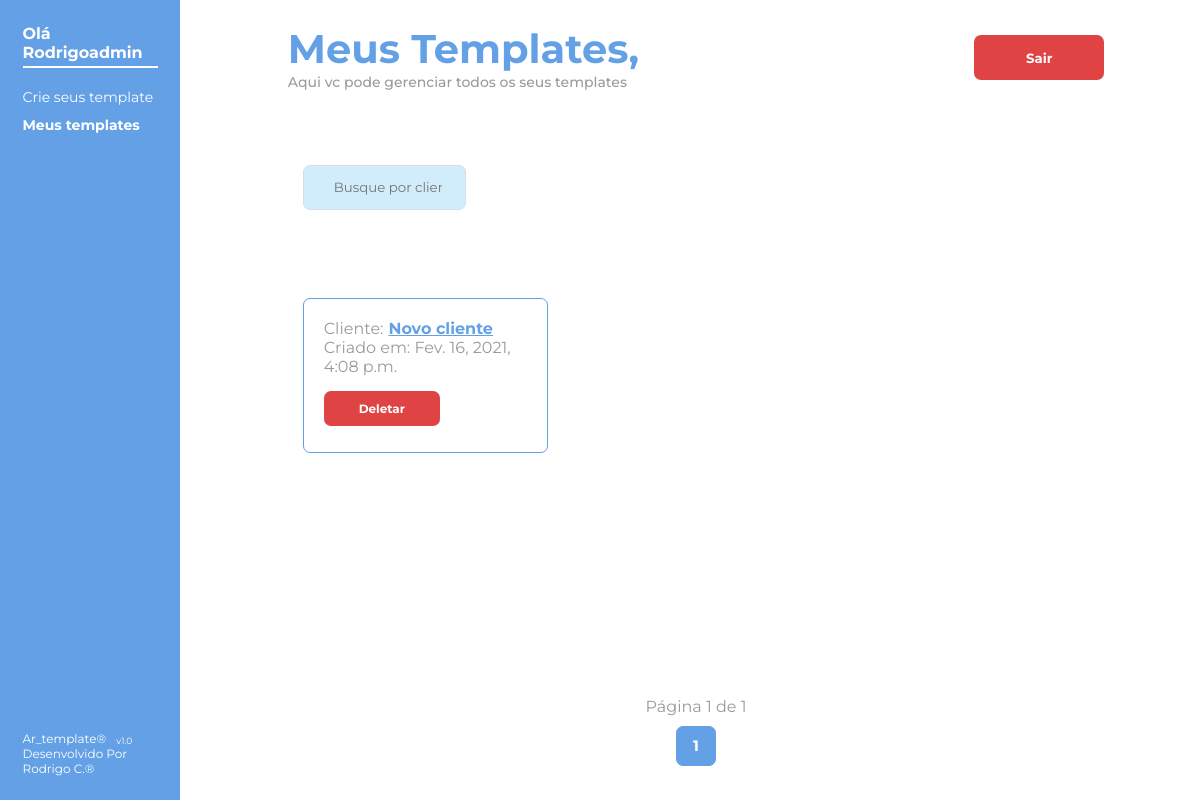
Before: /meus_templates/ (signed in) with the older database file.
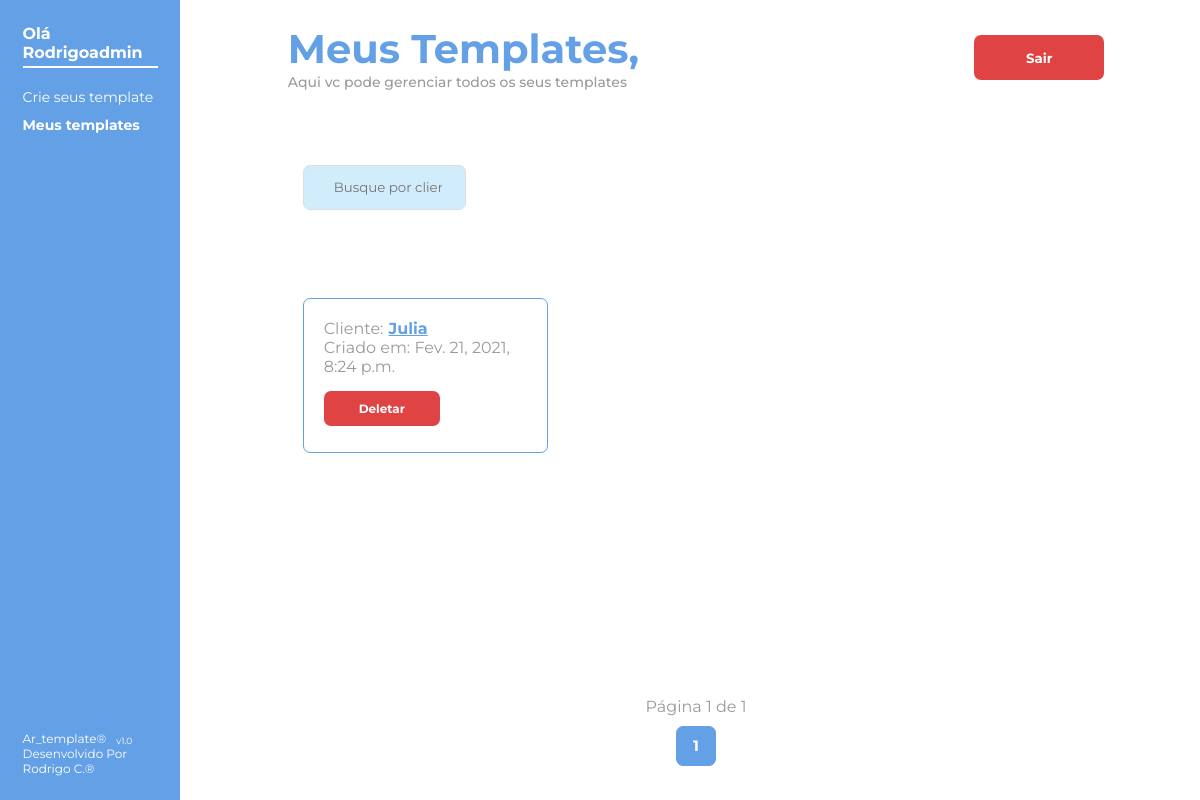
After: the same page with the newer database file.
### criador_de_template/models.py (models this page shows, shortened)
class Cliente(models.Model):
    usuario = models.ForeignKey(AUTH_USER_MODEL, on_delete=models.CASCADE)
    cliente = models.CharField(max_length=50, null=False, primary_key=True, blank=False)
    criacao = models.DateTimeField(auto_now=True)

### administracao_clientes/views.py (the view)
@login_required
def meus_templates(request):
    termo_buscado = request.GET.get('pesquisa', None)
    if termo_buscado:
        usuario = Usuario.objects.get(username=request.user)
        lista_de_clientes = usuario.cliente_set.filter(cliente__icontains=termo_buscado).order_by('-criacao')
        paginador = Paginator(lista_de_clientes, 6)
        pagina = request.GET.get('page')
        clientes = paginador.get_page(pagina)
    else:
        usuario = Usuario.objects.get(username=request.user)
        lista_de_clientes = usuario.cliente_set.all().order_by('-criacao')
        paginador = Paginator(lista_de_clientes, 6)
        pagina = request.GET.get('page')
        clientes = paginador.get_page(pagina)
    return render(request, 'meus_templates.html', {'clientes': clientes, 'pesquisa': termo_buscado})

### administracao_clientes/templates/meus_templates.html (shortened to what this page needs)
{% extends 'base.html' %}
{% load static %}
{% load icon %}
{% block content %} <link rel="stylesheet" href="{% static 'estilo/criar_template.css' %}"> {% endblock %}
{% block main %}
<main>
    <div class="container-esquerdo">
        <div class="container-menor-esquerdo">
            <div>
                <h3>Olá {{ user.username.capitalize }}</h3>
                <nav>
                    <ul>
                        <li>
                            <a href="{% url 'cria-template' %}">Crie seus template</a>
                        </li>
                        <li id="nesta-pagina">
                            Meus templates
                        </li>
                    </ul>
                </nav>
            </div>
            <div class="desenvolvido">
                <span>Ar_template® <p> v1.0</p></span>
                <span>Desenvolvido Por Rodrigo C.®</span>
            </div>
        </div>
    </div>
    <div class="container-direito">
        <div class="container-menor-direito">
            <div class="login-cadastro-nome">
                <h2>
                    Meus Templates,
                    <p>Aqui vc pode gerenciar todos os seus templates</p>
                </h2>
                <form  method="post" action="{% url 'sair' %}">
                    <button type="submit" class="btn-red">
                        Sair
                    </button>
                </form>
            </div>
            <form method="GET" class="pesquisa">
                <input id="campodepesquisa" type="search" name="pesquisa" placeholder="Busque por clientes" {% if pesquisa %} value=" {{ pesquisa }} "{% endif %}>
            </form>
            <div class="clientes">
                {% for cliente in clientes %}
                <div class="clientes-itens">
                    <p>Cliente: <b><a href="{% url 'meucliente' cliente.cliente %}"> {{ cliente.cliente }} </a></b> </p>
                    <p>Criado em: {{ cliente.criacao }}</p>
                    <div class="delete">
                        <a href="{% url 'deletar' cliente.cliente %}" class="btn-red"> Deletar</a>
                    </div>
                </div>
                {% endfor %}
            </div>
            <div class="paginador">
                <div>
                    Página {{ clientes.number }} de {{ clientes.paginator.num_pages }}
                </div>
                <div>
                    <span class="nesta-pagina">
                        {{ clientes.number }}
                    </span>
                </div>
            </div>
        </div>
    </div>
</main>
{% endblock %}

Changed rows visible on the page:
removed Cliente: cliente "Novo cliente", criacao "Fev. 16, 2021, 4:08 p.m."
added Cliente: cliente "Julia", criacao "Fev. 21, 2021, 8:24 p.m."
